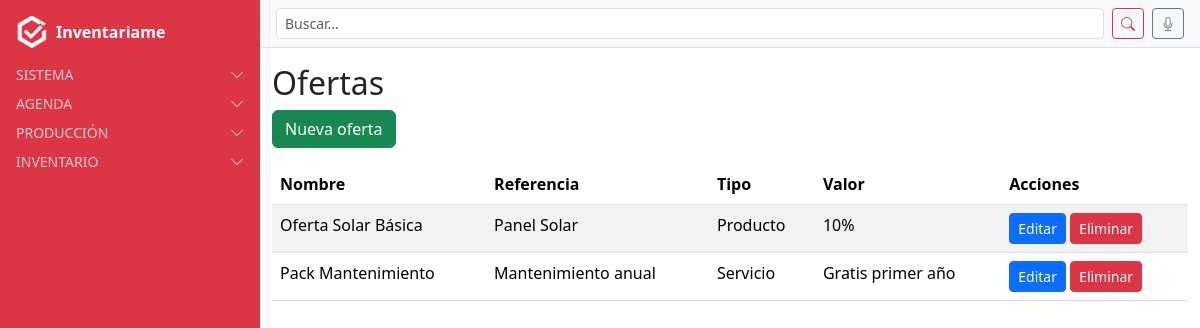
Page /ofertas/ (signed in) on the committed database.
### oferta/models.py (models this page shows, shortened)
class Oferta(models.Model):
    nombre = models.CharField(max_length=150)
    referencia = models.ForeignKey(
        Referencia,
        on_delete=models.CASCADE,
        related_name="ofertas",
        default=1
    )
    tipo = models.ForeignKey(
        Tipo,
        on_delete=models.CASCADE,
        related_name="ofertas",
        default=1
    )
    valor = models.CharField(
        max_length=50,
        help_text="Expresión como '0 + 7', '0 + 3', etc."
    )
    class Meta:
        verbose_name = "Oferta"
        verbose_name_plural = "Ofertas"
        ordering = ["nombre"]

### referencias/models.py (models this page shows, shortened)
class Referencia(models.Model):
    nombre = models.CharField(max_length=150)
    tipo = models.ForeignKey(Tipo, on_delete=models.CASCADE, related_name="referencias")
    class Meta:
        verbose_name = "Referencia"
        verbose_name_plural = "Referencias"

class Tipo(models.Model):
    nombre = models.CharField(max_length=100, unique=True)
    class Meta:
        verbose_name = "Tipo"
        verbose_name_plural = "Tipos"

### oferta/views.py (the view)
# urls.py: path("", views.oferta_list, name="oferta_list"),
@login_required
def oferta_list(request):
    ofertas = Oferta.objects.select_related("referencia", "referencia__tipo").all()
    return render(request, "oferta/oferta_list.html", {"ofertas": ofertas})

### users/context_processors.py (called while the page is built)
def alertas_processor(request):
    if not request.user.is_authenticated:
        return {}
    ahora = timezone.now()
    proximas_con_recordatorio = Cita.objects.filter(
        usuario=request.user, recordatorio=True,
        fecha__gte=ahora, fecha__lte=ahora + timedelta(days=1)
    )
    if proximas_con_recordatorio.exists():
        return {"alertas": f"Tienes {proximas_con_recordatorio.count()} cita(s) con recordatorio en 24h"}
    return {}

### oferta/templates/oferta/oferta_list.html
{% extends "base.html" %}
{% block content_authenticated %}
<h2>Ofertas</h2>
<a href="{% url 'oferta_nueva' %}" class="btn btn-success mb-3">Nueva oferta</a>
<table class="table table-striped">
  <thead>
    <tr>
      <th>Nombre</th>
      <th>Referencia</th>
      <th>Tipo</th>
      <th>Valor</th>
      <th>Acciones</th>
    </tr>
  </thead>
  <tbody>
    {% for oferta in ofertas %}
    <tr>
      <td>{{ oferta.nombre }}</td>
      <td>{{ oferta.referencia.nombre }}</td>
      <td>{{ oferta.referencia.tipo.nombre }}</td>
      <td>{{ oferta.valor }}</td>
      <td>
        <a href="{% url 'oferta_editar' oferta.pk %}" class="btn btn-primary btn-sm">Editar</a>
        <a href="{% url 'oferta_eliminar' oferta.pk %}" class="btn btn-danger btn-sm">Eliminar</a>
      </td>
    </tr>
    {% empty %}
    <tr><td colspan="5">No hay ofertas registradas.</td></tr>
    {% endfor %}
  </tbody>
</table>
{% endblock %}

### rows in the picture
Oferta: nombre "Oferta Solar Básica", referencia.nombre "Panel Solar", referencia.tipo.nombre "Producto", valor "10%"
Oferta: nombre "Pack Mantenimiento", referencia.nombre "Mantenimiento anual", referencia.tipo.nombre "Servicio", valor "Gratis primer año"
